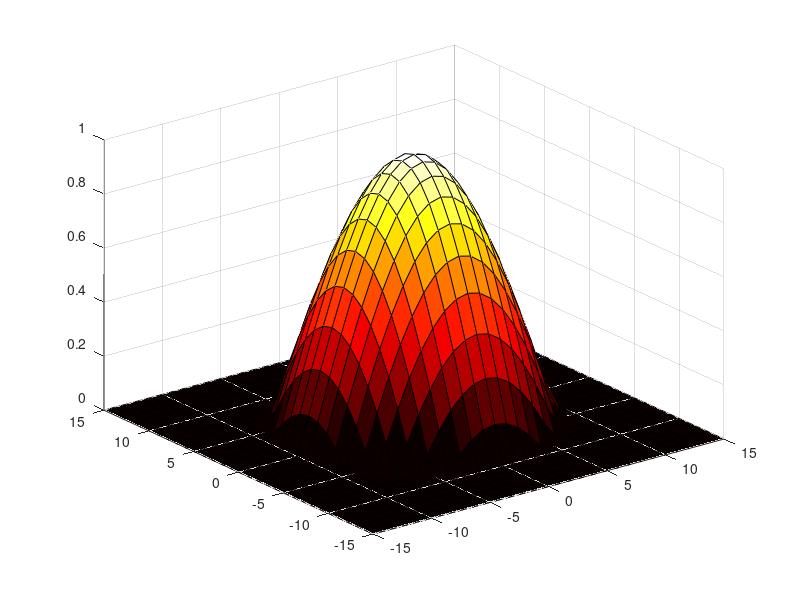

MATLAB code for this plot:
function [] = Ex3()

[x y] = meshgrid(-15:1:15);
z = cos(sqrt(x.*x+y.*y)/(2*pi));
z(z<0) = 0;
colormap hot;
surf(x,y,z);
end

